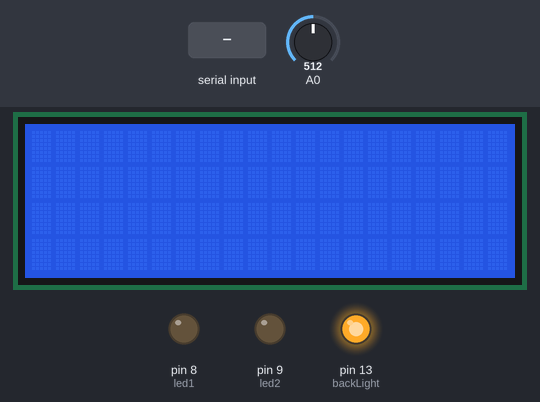
Simulated run of this sketch. Board: Arduino Uno, built with avr-gcc and run on an emulated ATmega328P. Parts: 20×4 character LCD, output pins drawn as LEDs (lit = HIGH). The inputs (shaded band) are chosen by the test bench; at power-on: A0 = 512. What the sketch prints to the serial monitor is not drawn.

Above: at 1.2 s.
1.3 s: "1" received over Serial
At 2.1 s:
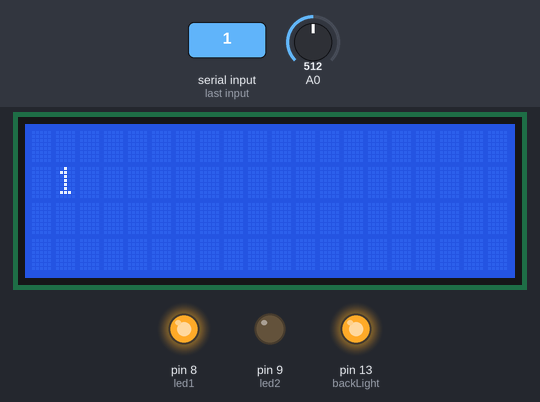
2.9 s: "2" received over Serial
At 3.4 s:
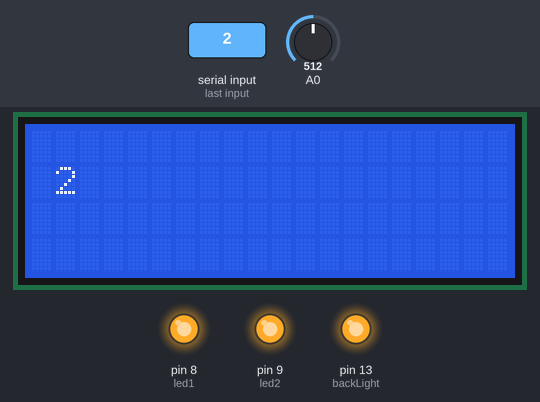
4.5 s: "3" received over Serial
At 6.0 s:
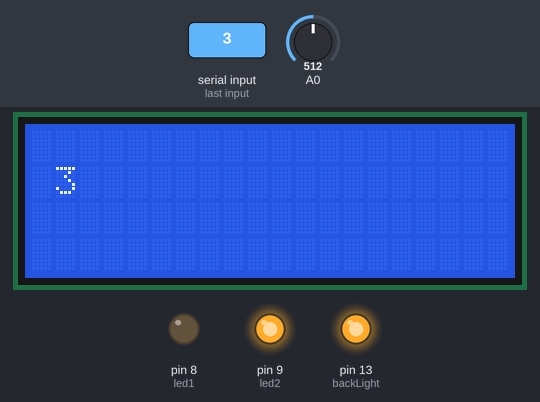
Timing chart, 0 to 7.5 s (numbered marks = the images above; inputs shaded):
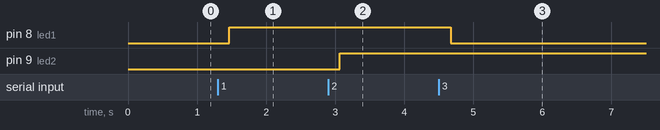

Measured:
- after the input at 1.3 s, pin 8 (led1): LOW → HIGH after 0.16 s
- after the input at 2.9 s, pin 9 (led2): LOW → HIGH after 0.17 s
- after the input at 4.5 s, pin 8 (led1): HIGH → LOW after 0.17 s

The sketch:

ComPCArduino.ino
```cpp
/*
  Ejemplo de comunicacion entre la pc y el arduino usando un cable usb
  Este ejemplo usa dos leds en los pines 8 y 9 que se prenderan o apagaran a pedido de la pc,
  un potenciometro en A0 que enviara datos a la pc segun el valor leido,
  Una pantallita que se debera conectar igual que la imagen de ejemplo "11-LCD.png"
  La pc podra enviar varios comandos (numeros del 1 al 9, letras de la A a la D, * y #), algunos no estan siendo utiliados,
  para hacerlos funcionar agregar las opciones al switch de serialEvent() usando case ' ':
*/

#include <LiquidCrystal.h>

LiquidCrystal lcd(12, 11, 10,  5, 4, 3, 2);
int backLight = 13;    // pin 13 will control the backlight

int i = 0;
int led1 = 8;
int led2 = 9;

void setup()
{
  pinMode(led1, OUTPUT);
  pinMode(led2, OUTPUT);
  pinMode(backLight, OUTPUT);
  digitalWrite(backLight, HIGH); // turn backlight on. Replace 'HIGH' with 'LOW' to turn it off.

  // set up the LCD's number of columns and rows:
  lcd.begin(20, 4);
  Serial.begin(9600);
}

void loop()
{
  int valorSensor = analogRead(A0); //en A0
  Serial.println(valorSensor);
  delay(200);
}

// Evento de recepción de datos por puerto serie.
void serialEvent() {
  while (Serial.available()) { // Si el puerto está listo para recibir datos..
    // Tomamos los datos entrantes.
    char caracter = (char)Serial.read();
    switch (caracter)
    {
      case '1':
        digitalWrite(led1, HIGH);
        break;
      case '2':
        digitalWrite(led2, HIGH);
        break;
      case '3':
        digitalWrite(led1, LOW);
        break;
      case '4':
        digitalWrite(led2, LOW);
        break;
    }
    mostrar(caracter);
  }
}

void mostrar(char caracter)
{
  lcd.clear();
  // set the cursor to column 0, line 1
  lcd.setCursor(1, 1);
  lcd.print(caracter);

  delay(1000);
}
```
